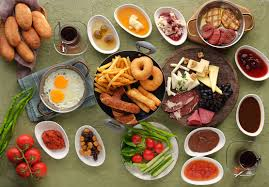
#> input picture Diffusion_Mimarileri/yemek.jpeg, 269 x 187 px, found by its file name
$ python denoisin_diffision.py
#> lines starting #> are read from the running program, lines starting #| are printed output that depends on the picture
import numpy as np
from PIL import Image
import os

os.makedirs("Diffusion_Mimarileri/forward_noise_steps", exist_ok=True)

img = Image.open("Diffusion_Mimarileri/yemek.jpeg").convert("RGB").resize((256, 256))
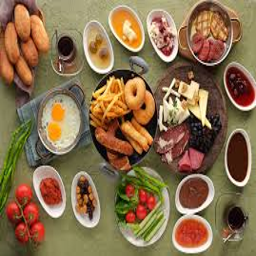
#> img: PIL image 256x256 RGB; mean R, G, B 137, 110.4, 76.5
img_np = np.array(img) / 255.0  # 0-1 arası normalize

num_steps = 10
beta = 0.05

for step in range(1, num_steps + 1):
    noise = np.random.normal(0, beta * step, img_np.shape)
    noisy_img = img_np + noise
    noisy_img = np.clip(noisy_img, 0, 1)  # 0-1 arası tut
    noisy_img_uint8 = (noisy_img * 255).astype(np.uint8)
    out_img = Image.fromarray(noisy_img_uint8)
    out_img.save(f"Diffusion_Mimarileri/forward_noise_steps/noise_step_{step}.png")
    print(f"Adım {step}: Diffusion_Mimarileri/forward_noise_steps/noise_step_{step}.png kaydedildi.")
#> this loop made 10 passes
#> pass 1, `noisy_img = img_np + noise`:
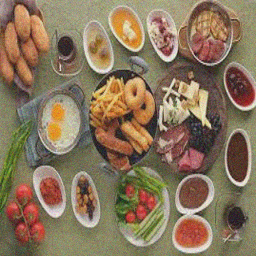
#> noisy_img: shape (256, 256, 3) float64; mean R, G, B 0.537, 0.433, 0.3; drawn with min black and max white
#> pass 1, `noisy_img = np.clip(noisy_img, 0, 1)`:
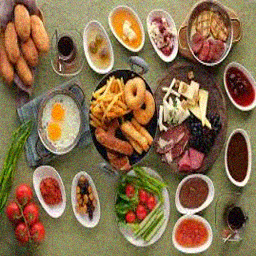
#> noisy_img: shape (256, 256, 3) float64; mean R, G, B 0.537, 0.433, 0.301
#> pass 2, `noisy_img = img_np + noise`:
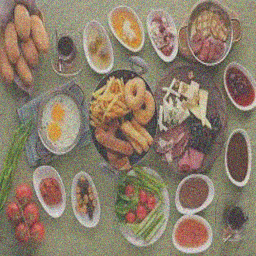
#> noisy_img: shape (256, 256, 3) float64; mean R, G, B 0.537, 0.433, 0.3; drawn with min black and max white
#> after the loop:
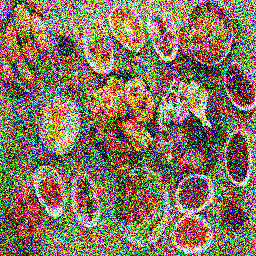
#> noisy_img_uint8: shape (256, 256, 3); mean R, G, B 133.6, 116.5, 94.6

print("Tüm adımlar tamamlandı.")

$ run again, with Diffusion_Mimarileri/trafik.jpg copied over Diffusion_Mimarileri/yemek.jpeg
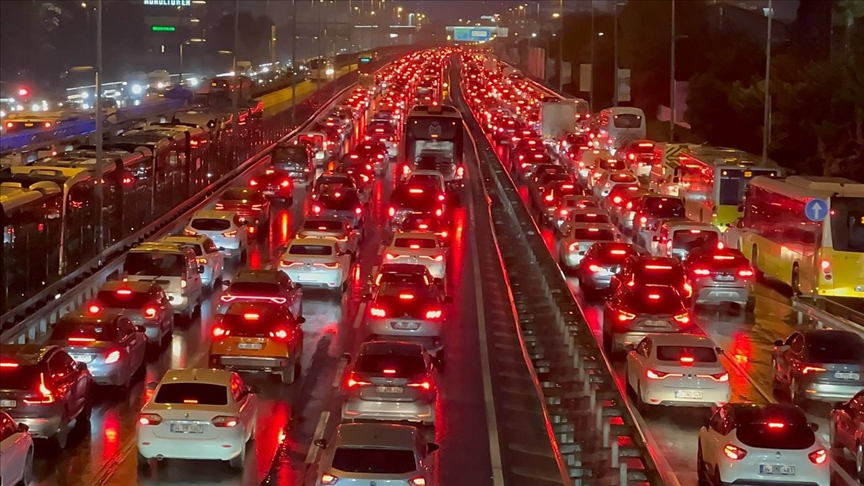
#> input picture Diffusion_Mimarileri/trafik.jpg, 864 x 486 px, found by its file name
#> the loop `for step in range(1, num_steps + 1):` made 10 passes
#> pass 1, `noisy_img = img_np + noise`:
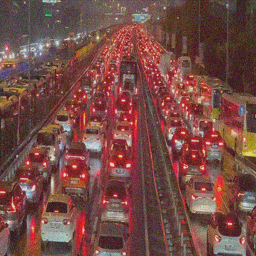
#> noisy_img: shape (256, 256, 3) float64; mean R, G, B 0.424, 0.203, 0.175; drawn with min black and max white
#> after the loop `for step in range(1, num_steps + 1):`:
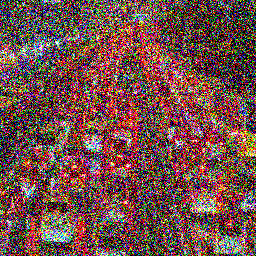
#> noisy_img_uint8: shape (256, 256, 3); mean R, G, B 114.7, 79.4, 74.8
